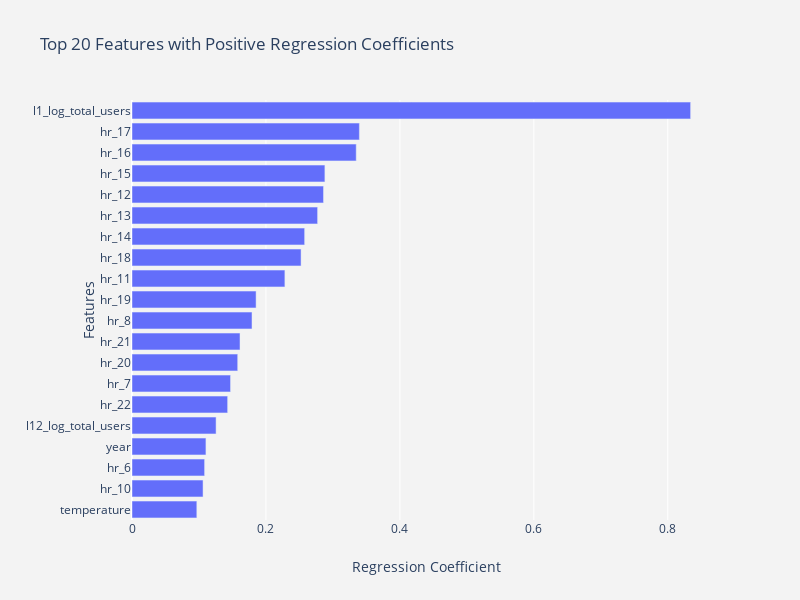

The notebook cell saved with this chart:
### Code cell
trace = go.Bar(x=highest_coeff.sort_values(ascending=True).values,
               y=highest_coeff.sort_values(ascending=True).index,
               orientation='h')

data = [trace]

fig = go.Figure(data=data)

fig.update_layout(
    height=600,
    width=800,
    title='Top 20 Features with Positive Regression Coefficients',
    paper_bgcolor='rgb(243, 243, 243)',
    plot_bgcolor='rgb(243, 243, 243)'
)

fig.update_yaxes(title_text='Features')
fig.update_xaxes(title_text='Regression Coefficient')

iplot(fig)

### Figure 1 — Plotly figure (JSON) as saved in the notebook; plotly's stock layout.template omitted (floating-point values rounded to 4 significant figures)
{"data": [{"orientation": "h", "type": "bar", "x": [0.09679, 0.1061, 0.1084, 0.1104, 0.1255, 0.1428, 0.1471, 0.1578, 0.1613, 0.1792, 0.1852, 0.2283, 0.2524, 0.2577, 0.2771, 0.2859, 0.288, 0.3348, 0.3395, 0.834], "y": ["temperature", "hr_10", "hr_6", "year", "l12_log_total_users", "hr_22", "hr_7", "hr_20", "hr_21", "hr_8", "hr_19", "hr_11", "hr_18", "hr_14", "hr_13", "hr_12", "hr_15", "hr_16", "hr_17", "l1_log_total_users"]}], "layout": {"height": 600, "paper_bgcolor": "rgb(243, 243, 243)", "plot_bgcolor": "rgb(243, 243, 243)", "title": {"text": "Top 20 Features with Positive Regression Coefficients"}, "width": 800, "xaxis": {"title": {"text": "Regression Coefficient"}}, "yaxis": {"title": {"text": "Features"}}}}
